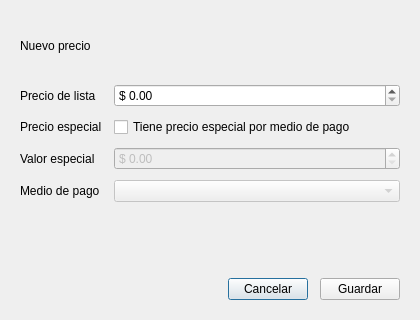
<?xml version="1.0" encoding="UTF-8"?>
<ui version="4.0">
 <class>DialogoPrecio</class>
 <widget class="QDialog" name="DialogoPrecio">
  <property name="geometry">
   <rect>
    <x>0</x>
    <y>0</y>
    <width>420</width>
    <height>320</height>
   </rect>
  </property>
  <property name="windowTitle">
   <string>Nuevo precio</string>
  </property>
  <property name="modal">
   <bool>true</bool>
  </property>
  <layout class="QVBoxLayout" name="layout_principal">
   <property name="spacing">
    <number>12</number>
   </property>
   <property name="leftMargin">
    <number>20</number>
   </property>
   <property name="topMargin">
    <number>20</number>
   </property>
   <property name="rightMargin">
    <number>20</number>
   </property>
   <property name="bottomMargin">
    <number>20</number>
   </property>
   <item>
    <widget class="QLabel" name="label_titulo">
     <property name="text">
      <string>Nuevo precio</string>
     </property>
    </widget>
   </item>
   <item>
    <layout class="QFormLayout" name="layout_campos">
     <property name="horizontalSpacing">
      <number>12</number>
     </property>
     <property name="verticalSpacing">
      <number>10</number>
     </property>
     <item row="0" column="0">
      <widget class="QLabel" name="label_lista">
       <property name="text">
        <string>Precio de lista</string>
       </property>
      </widget>
     </item>
     <item row="0" column="1">
      <widget class="QDoubleSpinBox" name="doubleSpinBox_lista">
       <property name="prefix">
        <string>$ </string>
       </property>
       <property name="decimals">
        <number>2</number>
       </property>
       <property name="maximum">
        <double>9999999.00</double>
       </property>
      </widget>
     </item>
     <item row="1" column="0">
      <widget class="QLabel" name="label_tieneEspecial">
       <property name="text">
        <string>Precio especial</string>
       </property>
      </widget>
     </item>
     <item row="1" column="1">
      <widget class="QCheckBox" name="checkBox_especial">
       <property name="text">
        <string>Tiene precio especial por medio de pago</string>
       </property>
      </widget>
     </item>
     <item row="2" column="0">
      <widget class="QLabel" name="label_especial">
       <property name="text">
        <string>Valor especial</string>
       </property>
      </widget>
     </item>
     <item row="2" column="1">
      <widget class="QDoubleSpinBox" name="doubleSpinBox_especial">
       <property name="prefix">
        <string>$ </string>
       </property>
       <property name="decimals">
        <number>2</number>
       </property>
       <property name="maximum">
        <double>9999999.00</double>
       </property>
       <property name="enabled">
        <bool>false</bool>
       </property>
      </widget>
     </item>
     <item row="3" column="0">
      <widget class="QLabel" name="label_medio">
       <property name="text">
        <string>Medio de pago</string>
       </property>
      </widget>
     </item>
     <item row="3" column="1">
      <widget class="QComboBox" name="comboBox_medio">
       <property name="enabled">
        <bool>false</bool>
       </property>
      </widget>
     </item>
    </layout>
   </item>
   <item>
    <widget class="QLabel" name="label_error">
     <property name="text">
      <string/>
     </property>
     <property name="wordWrap">
      <bool>true</bool>
     </property>
    </widget>
   </item>
   <item>
    <layout class="QHBoxLayout" name="layout_botones">
     <item>
      <spacer name="espaciador_botones">
       <property name="orientation">
        <enum>Qt::Horizontal</enum>
       </property>
       <property name="sizeHint" stdset="0">
        <size>
         <width>40</width>
         <height>20</height>
        </size>
       </property>
      </spacer>
     </item>
     <item>
      <widget class="QPushButton" name="pushButton_cancelar">
       <property name="text">
        <string>Cancelar</string>
       </property>
      </widget>
     </item>
     <item>
      <widget class="QPushButton" name="pushButton_guardar">
       <property name="text">
        <string>Guardar</string>
       </property>
      </widget>
     </item>
    </layout>
   </item>
  </layout>
 </widget>
 <resources/>
 <connections/>
</ui>
